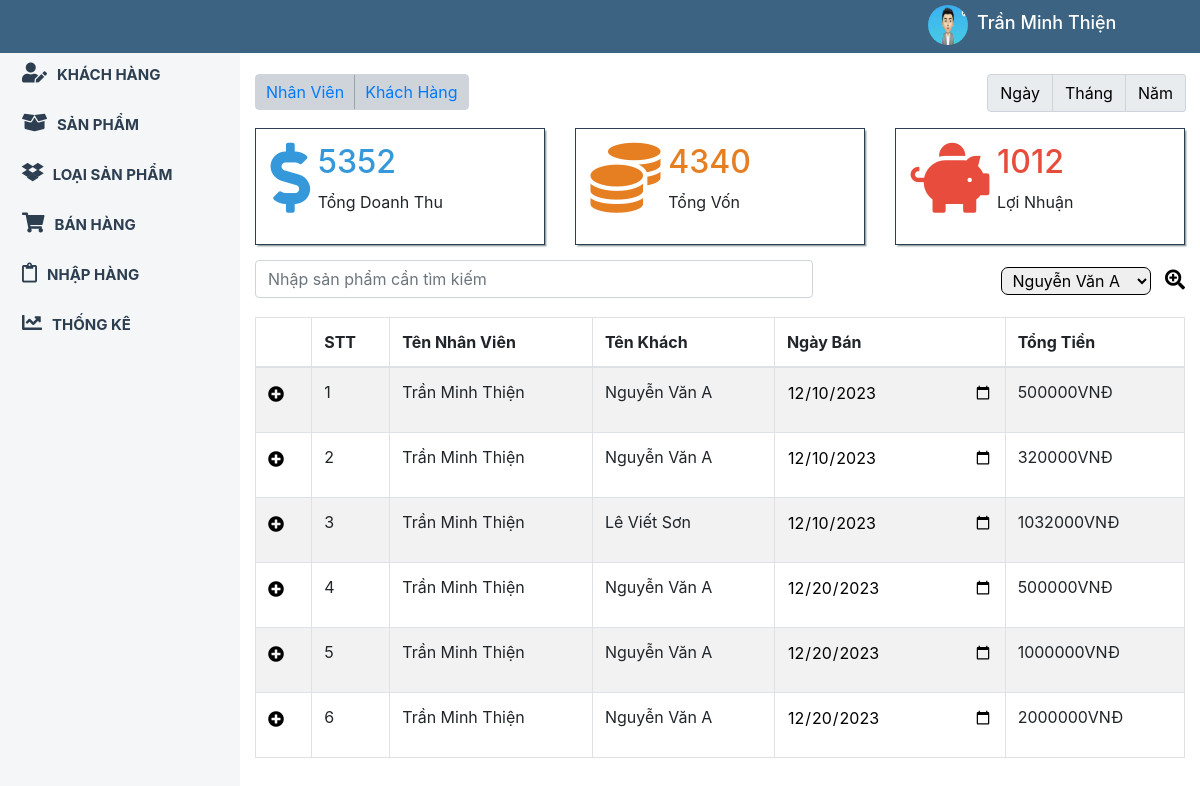
Page /index.php?muc=doanhthu&loai=chung&doanhthu=khach (signed in) on the committed database.
### tables this page shows
CREATE TABLE `hoadonban` (
  `id_hd` int(255) NOT NULL,
  `id_nv` int(255) NOT NULL,
  `id_k` int(255) NOT NULL,
  `ngayban` date NOT NULL,
  `tongtien` int(255) NOT NULL
);

CREATE TABLE `nhanvien` (
  `id_nv` int(255) NOT NULL,
  `tennv` varchar(255) NOT NULL,
  `gioitinh` varchar(255) NOT NULL,
  `ngaysinh` date NOT NULL,
  `diachi` varchar(255) NOT NULL,
  `sdt` varchar(255) NOT NULL,
  `hinhanh` varchar(255) NOT NULL,
  `ngaygianhap` date NOT NULL
);

CREATE TABLE `khachhang` (
  `id_k` int(255) NOT NULL,
  `tenk` varchar(255) NOT NULL,
  `gioitinh` varchar(255) NOT NULL,
  `sdt` varchar(255) NOT NULL,
  `ngaythem` date NOT NULL
);

### index.php (called while the page is built, shortened)
<?php
	require_once 'Controller/HomeController.php';
	$HT=new HomeControl();
	$HT->Dieuhuong();
 ?>

### Model/BaseModel.php (called while the page is built, shortened)
<?php
class BaseModel
{
	private $maychu = 'localhost';
	private $tk = 'root';
	private $mk = '';
	private $csdl = 'admindb_qlbanhang';
	private $bienketnoi = null;
	public function ketnoi()
	{
		$this->bienketnoi = new mysqli($this->maychu, $this->tk, $this->mk, $this->csdl);
		mysqli_set_charset($this->bienketnoi, 'utf8');
	}
	public function data($sql)
	{
		$sq = "SELECT * FROM $sql";
		$this->ketqua = $this->bienketnoi->query($sq);
		if ($this->ketqua->num_rows == 0) {
			$data = 0;
		} else {
			while ($row = $this->ketqua->fetch_assoc()) {
				$data[] = $row;
			}
		}
		return $data;
	}
}
?>

### View/doanhthu.php (the view, shortened to what this page needs)
<content>
	<div class="container">
		<div class="row">
			<div class="col-sm-6">
				<div class="chonchucnang">
					<div class="input-group mb-3">
					    <div class="input-group-prepend">
					      <button><a href="?muc=doanhthu&loai=chung&doanhthu=nhanvien">Nhân Viên</a></button>
					      <button><a href="?muc=doanhthu&loai=chung&doanhthu=khach">Khách Hàng</a></button>
					    </div>
					</div>
				</div>
			</div>
			<div class="col-sm-6">
				<div class="chonngay">
					<form method="post">
						<div class="input-group mb-3">
						    <div class="input-group-prepend">
						      <span class="input-group-text"><button type="submit" name="ngay" href="">Ngày</button></span>
						      <span class="input-group-text"><button type="submit" name="thang" href="">Tháng</button></span>
						      <span class="input-group-text" style="border-top-right-radius: 3px;border-bottom-right-radius: 3px;"><button type="submit" name="nam" href="">Năm</button></span>
						    </div>
						  </div>
					</form>
				</div>
			</div>
		</div>
		<div class="row">
			<div class="col-sm-4">
				<div class="item-box">
					<div class="left-box">
						<i style="color: #3498db" class="fas fa-dollar-sign"></i>
					</div>
					<div class="right-box">
						<?php
						$dem=0;
						if ($hoadonban!=0) {
						foreach ($hoadonban as $key) {
								$dem+=$key['tongtien'];
						}?><h2 style="color: #3498db"><?php echo $dem; ?></h2><?php
						}
						else{
							?><h2 style="color: #3498db"><?php echo 0; ?></h2><?php
						}
						?>
						<p>Tổng Doanh Thu</p>
					</div>
				</div>
			</div>
			<div class="col-sm-4">
				<div class="item-box">
					<div class="left-box">
						<i style="color: #e67e22" class="fas fa-coins"></i>
					</div>
					<div class="right-box">
						<?php
						$dem1=0;
						if ($hoadonban!=0) {
						foreach ($hoadonban as $ke)
						{
							foreach ($chitietban as $value){
								if ($ke['id_hd']==$value['id_hd']) {
									foreach ($sanpham as $key) {
										if ($key['id_sp']==$value['id_sp']) {
										$dem1+=$key['gianhap'] * $value['soluong'];
									}
									}
								}
							}
						}
						?><h2 style="color: #e67e22" ><?php echo $dem1; ?></h2>
						<?php
					}
						else{
							?><h2 style="color: #e67e22"><?php echo 0; ?></h2>
						<?php
						}
						 ?>
						<p>Tổng Vốn</p>
					</div>
				</div>
			</div>
			<div class="col-sm-4">
				<div class="item-box">
					<div class="left-box">
						<i style="color: #e74c3c" class="fas fa-piggy-bank"></i>
					</div>
					<div class="right-box">
						<h2 style="color: #e74c3c"><?php echo $dem-$dem1; ?></h2>
						<p>Lợi Nhuận</p>
					</div>
				</div>
			</div>
		</div>
		<div class="lockho">
			<input class="form-control" id="myInput" type="text" placeholder="Nhập sản phẩm cần tìm kiếm">
			<form method="post">
				<select name="id_k" class="khach">
				<?php if (isset($_GET['doanhthu'])) {
						if ($_GET['doanhthu']=='khach') {
							if (isset($ky)) {
							foreach ($khachhang as $key) {
							if ($key['id_k']==$ky) {
								?>
									<option selected value="<?php echo $key['id_k']; ?>">
									<?php echo $key['tenk']; ?>
									</option>
								<?php
							}
							else{
							?>
							<option value="<?php echo $key['id_k']; ?>">
								<?php echo $key['tenk']; ?>
								</option>
							<?php
							}
						}
						}
						else{
							foreach ($khachhang as $key) {
							?>
							<option value="<?php echo $key['id_k']; ?>">
								<?php echo $key['tenk']; ?>
								</option>
							<?php
							}
						}
					}
					}
				 ?>
				</select>
				<button type="submit" name="lockho" class="nutbam"><i class="fas fa-search-plus"></i></button>
			</form>
		</div>
	<table class="table table-bordered table-striped">
    <thead>
      <tr>
    	<th></th>
        <th>STT</th>
        <th>Tên Nhân Viên</th>
        <th>Tên Khách</th>
        <th>Ngày Bán</th>
        <th>Tổng Tiền</th>
      </tr>
    </thead>
    <tbody id="myTable">
	<?php
		$i=0;
		if ($hoadonban!=0) {
		foreach ($hoadonban as $value) {
		$i++;
	?>
	<tr>
	<form method="post">
		<td><i id="them" href="#" data-target="#login<?php echo $i; ?>" data-toggle="modal" class="fa fa-plus-circle btn btn-primary login-trigger"></i></td>
		<td><?php echo $i; ?>
		</td>
		<td>
			<?php foreach ($nhanvien as $key) {
					if ($value['id_nv']==$key['id_nv']) {
						?>
						<p><?php echo $key['tennv']; ?></p>
					<?php
				}
			} ?>
		</td>
		<td>
			<?php foreach ($khachhang as $key) {
					if ($value['id_k']==$key['id_k']) {
						?>
						<span><?php echo $key['tenk']; ?></span>
						<?php
					}
				} ?>
		</td>
		<td>
			<input type="date" value="<?php echo $value['ngayban']; ?>" name="">
		</td>
		<td>
			<p><?php echo $value['tongtien'].'000VNĐ'; ?></p>
		</td>
	</form>
	</tr>
	<?php }
		}
	 ?>
    </tbody>
  </table>
</div>
</content>
  	</div>
</div>

### css/style.css (style rules this page uses)
* { margin: 0; padding: 0; }
.btn { padding: 0; color: black; background: none; border: none; }
.table input { width: 100%; border: none; background: none; }
.table { margin-top: 20px; }
button { background: none; padding: 0; border: none; }
#ndung input, select { padding: 2px 7px; margin: 7px 0; border-radius: 7px; border: 1px solid black; }
.item-box { border: 1px solid #2c3e50; box-shadow: .1rem .1rem .1rem #95a5a6; }
.item-box i { font-size: 70px; }
.item-box { padding: 5% 5%; float: left; display: block; width: 100%; }
.item-box .left-box { float: left; }
.item-box .right-box { float: left; padding: 0 3%; }
.lockho { display: block; width: 100%; float: left; margin: 15px 0; }
.lockho input { float: left; width: 60%; }
.lockho form { float: right; }
.lockho form select { margin-right: 10px; width: 150px; }
.lockho form button i { font-size: 20px; }
.chonngay form { float: right; }
.chonchucnang button { padding: 5px 10px; background: #ced4da; }
.chonchucnang .input-group-prepend { border: 1px solid #ced4da; border-radius: .25em; }
.chonchucnang button:last-child { border-left: 1px solid #95a5a6; }

### rows in the picture
hoadonban: ngayban "12/10/2023", tongtien "500"
nhanvien: tennv "Trần Minh Thiện"
khachhang: tenk "Nguyễn Văn A"
hoadonban: ngayban "12/10/2023", tongtien "320"
hoadonban: ngayban "12/10/2023", tongtien "1032"
khachhang: tenk "Lê Viết Sơn"
hoadonban: ngayban "12/20/2023", tongtien "500"
hoadonban: ngayban "12/20/2023", tongtien "1000"
hoadonban: ngayban "12/20/2023", tongtien "2000"

### other values in the picture
$_SESSION['nhanvien'][0]['tennv'] "Trần Minh Thiện"
$dem "5352"
$dem1 "4340"
$dem-$dem1 "1012"
form field id_k "Nguyễn Văn A"
